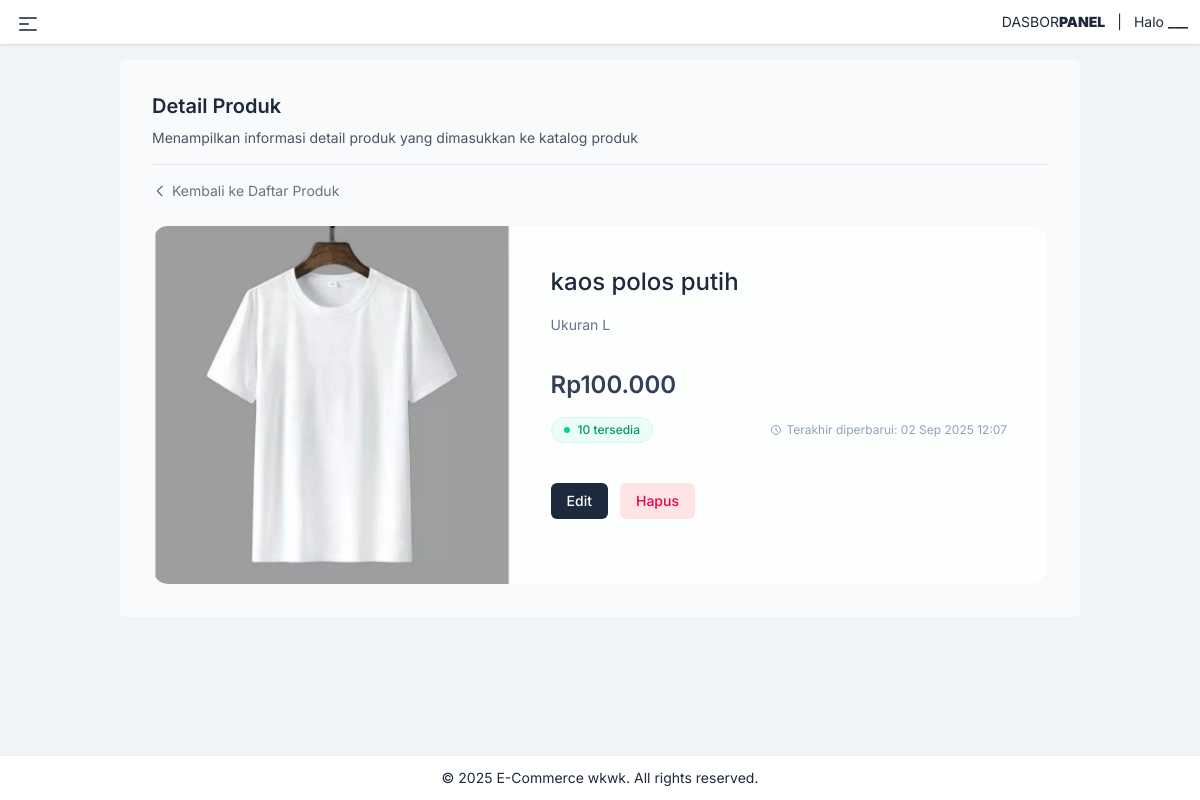
The app's page /product/3/ (signed in), older data.
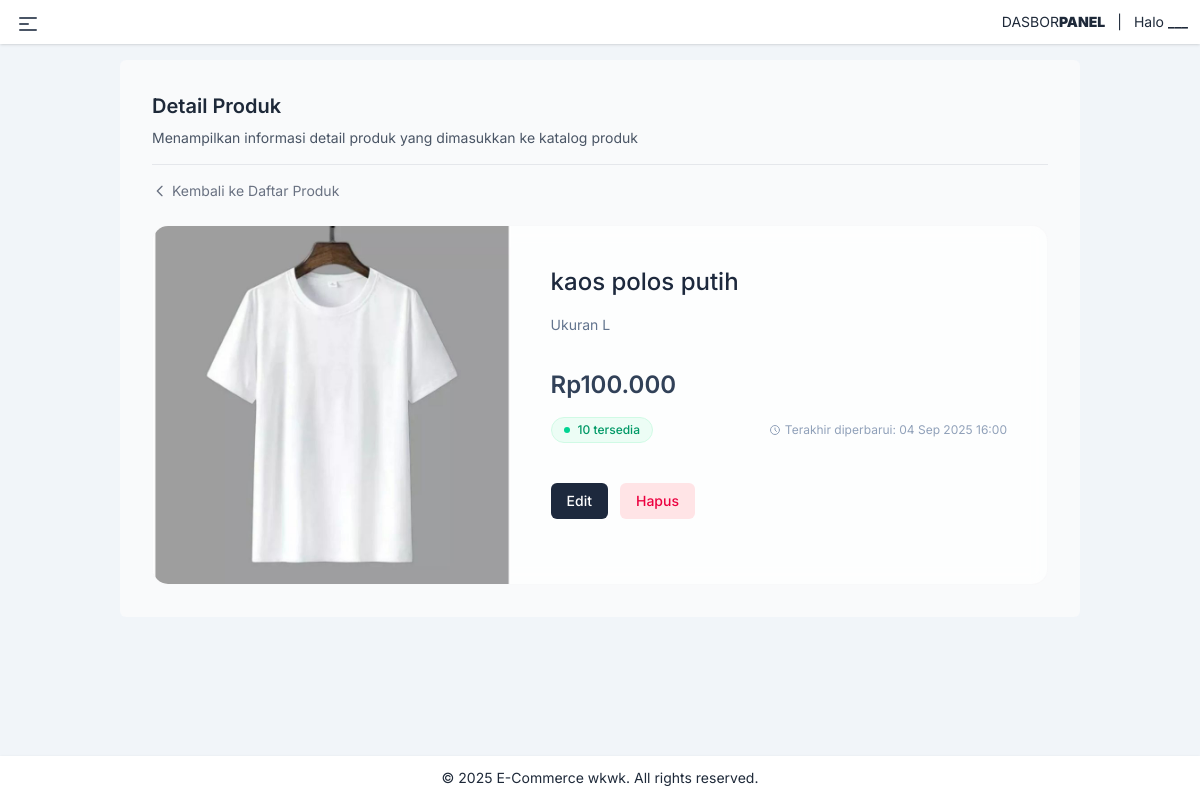
The same page, newer data.
### catalog/models.py (models this page shows, shortened)
class Products(models.Model):
    name = models.CharField(max_length=255)
    description = models.TextField()
    category = models.ForeignKey(Category, on_delete=models.CASCADE, null=True, blank=True)
    price = models.DecimalField(max_digits=10, decimal_places=2)
    stock = models.IntegerField()
    image = models.ImageField(upload_to='products/', blank=True, null=True)
    created_at = models.DateTimeField(auto_now_add=True)
    updated_at = models.DateTimeField(auto_now=True)

### catalog/views.py (the view)
# urls.py: path('product/<int:pk>/', views.detail_product, name='detail_product'),
@login_required
def detail_product(request, pk):
    product = get_object_or_404(Products, pk=pk)
    return render(request, 'product/detail_product.html', {'product': product})

### templates/product/detail_product.html (shortened to what the changed rows need)
{% extends "base.html" %}
{% block content %}
{% load widget_tweaks %}
<div class="w-full text-gray-800 p-8 bg-gray-50 rounded-md">
    <div class="flex items-center justify-between border-b border-gray-200 mb-4">
        <div class="text-center md:text-left space-y-2 mb-4">
            <h1 class="text-xl font-semibold text-gray-800">Detail Produk</h1>
        </div>
    </div>
    <div class="bg-white/70 backdrop-blur-sm rounded-2xl border border-gray-100/50 overflow-hidden">
        <div class="md:flex">
            <div class="md:w-2/5">
                {% if product.image %}
                <div class="aspect-square bg-gray-50/50 flex items-center justify-center">
                    <img src="{{ product.image.url }}" alt="{{ product.name }}" class="w-full h-full object-cover">
                </div>
                {% endif %}
            </div>
            <div class="md:w-3/5 p-10">
                <div class="space-y-8">
                    <div class="space-y-4">
                        <h1 class="text-2xl font-medium text-slate-800">{{ product.name }}</h1>
                        <p class="text-slate-500 text-sm leading-relaxed">{{ product.description }}</p>
                    </div>
                    <div class="space-y-4">
                        <div class="text-2xl font-semibold text-slate-700">
                            Rp{{ product.price|floatformat:0 }}
                        </div>
                        <div class="flex items-center justify-between">
                            <div class="flex items-center">
                                {% if product.stock > 0 %}
                                <span
                                    class="inline-flex items-center px-3 py-1 rounded-full text-xs font-medium bg-emerald-50 text-emerald-600 border border-emerald-100">
                                    <div class="w-1.5 h-1.5 bg-emerald-400 rounded-full mr-2"></div>
                                    {{ product.stock }} tersedia
                                </span>
                                {% else %}
                                <span
                                    class="inline-flex items-center px-3 py-1 rounded-full text-xs font-medium bg-rose-50 text-rose-600 border border-rose-100">
                                    <div class="w-1.5 h-1.5 bg-rose-400 rounded-full mr-2"></div>
                                    Stok habis
                                </span>
                                {% endif %}
                            </div>
                            <div class="text-xs text-slate-400 flex items-center">
                                <svg class="w-3 h-3 mr-1" fill="none" stroke="currentColor" viewBox="0 0 24 24">
                                    <path stroke-linecap="round" stroke-linejoin="round" stroke-width="2"
                                        d="M12 8v4l3 3m6-3a9 9 0 11-18 0 9 9 0 0118 0z"></path>
                                </svg>
                                Terakhir diperbarui: {{ product.updated_at|date:"d M Y H:i" }}
                            </div>
                        </div>
                    </div>
                </div>
            </div>
        </div>
    </div>
</div>
{% endblock %}

Row changes from the older to the newer data that the page shows:
changed Products "kaos polos putih": updated_at "02 Sep 2025 12:07" → "04 Sep 2025 16:00"
